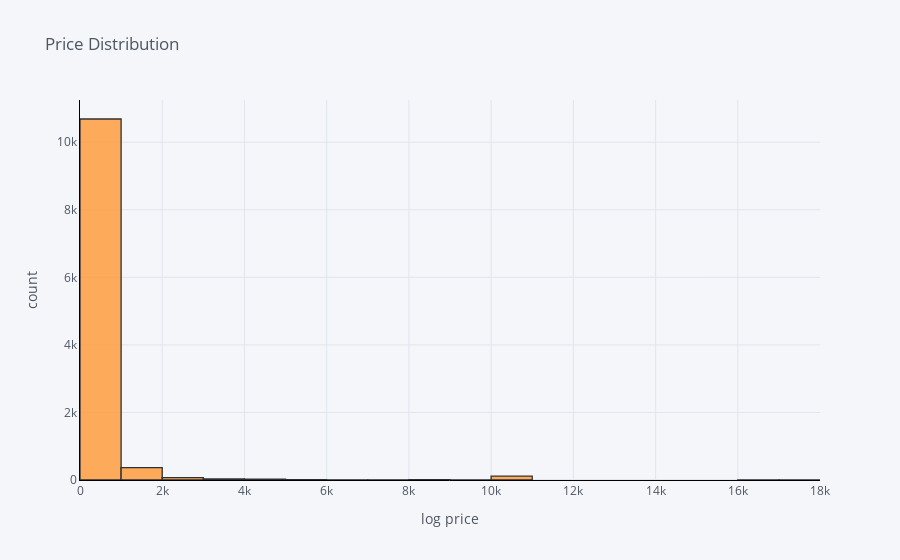

Write notebook code for a chart like this one.
### Markdown cell above
<b>Is the price normally distributed? If not, check if it is normally distributed on a log10 scale.</b>

To ease the prediction and inference of price, the distribution should be normally distributed. From prior exploratory data analysis, I observed that the data was heavily skewed to the right which means it is not normally distributed. I will transform price to log10 and then check the distribution.

### Code cell
# Plot reminder of positively skewed price data
df['price'].iplot(
    kind='hist',
    bins=20,
    xTitle='log price',
    linecolor='black',
    yTitle='count',
    title='Price Distribution')

### Figure 1 — Plotly figure (JSON) as saved in the notebook; plotly's stock layout.template omitted (floating-point values rounded to 4 significant figures; data arrays with more than 128 entries replaced by an {"elided": "..."} marker saying what was removed)
{"data": [{"histfunc": "count", "histnorm": "", "marker": {"color": "rgba(255, 153, 51, 1.0)", "line": {"color": "#000000", "width": 1.3}}, "name": "price", "nbinsx": 20, "opacity": 0.8, "orientation": "v", "type": "histogram", "x": {"elided": "11333 int values"}}], "layout": {"barmode": "overlay", "legend": {"bgcolor": "#F5F6F9", "font": {"color": "#4D5663"}}, "paper_bgcolor": "#F5F6F9", "plot_bgcolor": "#F5F6F9", "title": {"font": {"color": "#4D5663"}, "text": "Price Distribution"}, "xaxis": {"gridcolor": "#E1E5ED", "linecolor": "black", "showgrid": true, "tickfont": {"color": "#4D5663"}, "title": {"font": {"color": "#4D5663"}, "text": "log price"}, "zerolinecolor": "#E1E5ED"}, "yaxis": {"gridcolor": "#E1E5ED", "linecolor": "black", "showgrid": true, "tickfont": {"color": "#4D5663"}, "title": {"font": {"color": "#4D5663"}, "text": "count"}, "zerolinecolor": "#E1E5ED"}}}
